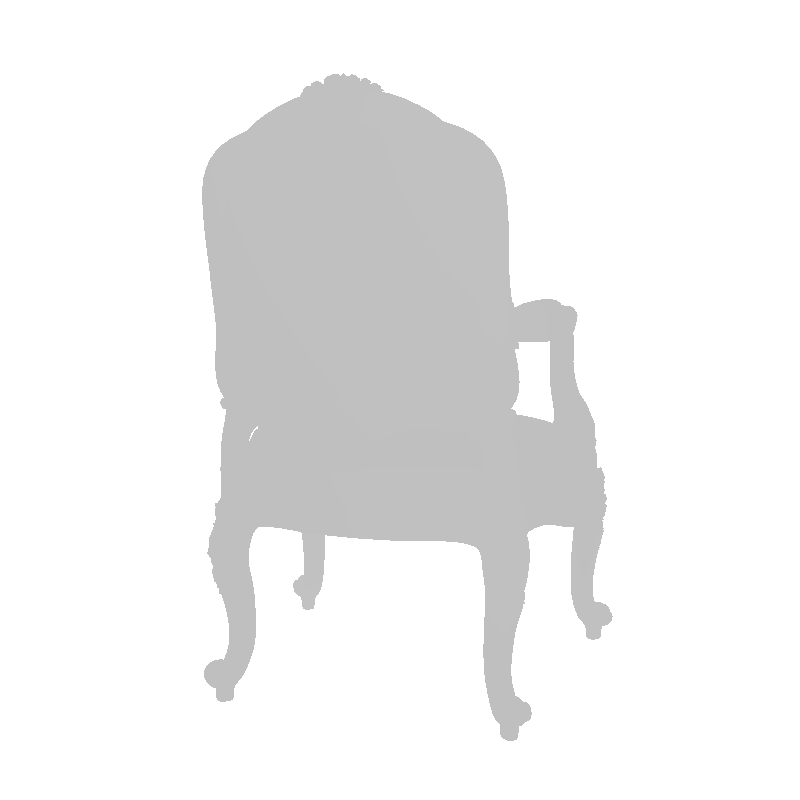
#> input picture chair/test/r_105_depth_0000.png, 800 x 800 px, given in place of r_0_depth_0000.png, which was not available
$ python depth_to_heatmap.py
#> lines starting #> are read from the running program, lines starting #| are printed output that depends on the picture; after the words box and inside, x2 and y2 are one past the last pixel; in counts of white or black regions, pixels touching at a corner belong together; pictures that were not available may be replaced by others from this repository, and a replacement may not be noted
"""
Visualize NeRF-synthetic depth maps as heatmaps and dump per-pixel depth.

For each selected test image r_N:
  - reads test/r_N_depth_0000.png  (8-bit grayscale packed in RGBA; R=G=B,
    alpha = object mask; background = 0)
  - writes a heatmap PNG: object colored by depth (turbo colormap:
    blue->green->yellow->red), background white
  - writes a .txt with one line per pixel:  u  v  depth
        u = column (0..W-1), v = row (0..H-1), depth = raw 8-bit value
        (0 = background/no object; larger = brighter in the source map)

NOTE: these raw values are the depth encoded by Blender at 8-bit precision,
NOT metric distance. Recovering metric scale is a separate calibration step.

Outputs go to:  depth/output/
"""

import os
import numpy as np
from PIL import Image
import matplotlib.cm as cm

HERE = os.path.dirname(os.path.abspath(__file__))
TEST_DIR = os.path.join(HERE, "test")
OUT_DIR = os.path.join(HERE, "depth", "output")

IMAGES = ["r_0", "r_1"]          # which test images to process
COLORMAP = "turbo"               # blue -> green -> yellow -> red


def load_depth(stem):
    """Return HxW uint16-safe array of raw depth values (R channel)."""
#> called with stem = 'r_0'
    path = os.path.join(TEST_DIR, f"{stem}_depth_0000.png")
    arr = np.array(Image.open(path))     # (H, W, 4) RGBA
#> arr is the input picture: shape (800, 800, 4); mean R, G, B, A 34.9, 34.9, 34.9, 34.9
    return arr[:, :, 0].astype(np.float64)   # R channel = depth (R=G=B)
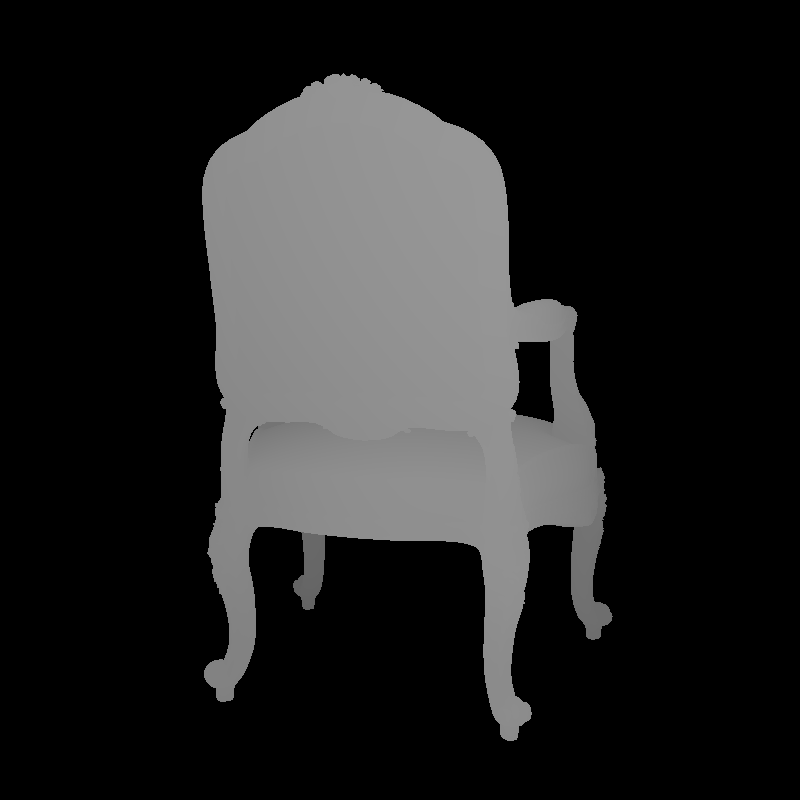
#> returned value: shape (800, 800) float64; min 0, max 151, mean 34.9


def make_heatmap(depth, stem):
    """Color object pixels by depth with `turbo`; background -> white."""
#> called with stem = 'r_0'
    mask = depth > 0
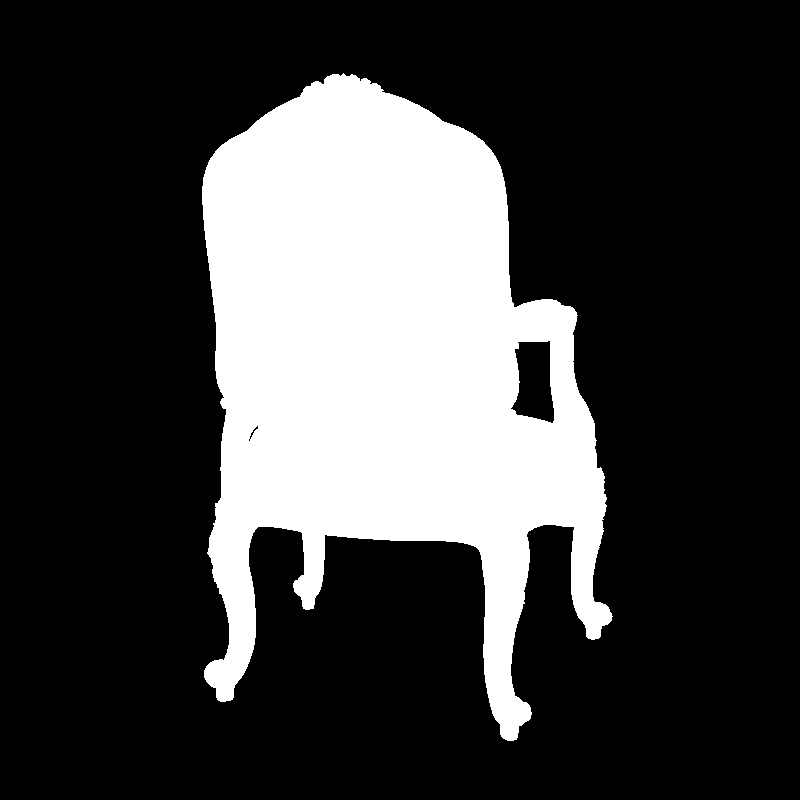
#> mask: shape (800, 800) bool; 24.7% white; 1 white region, box (x1, y1, x2, y2) and area: (202, 73, 613, 741) 158191
    rgb = np.ones((*depth.shape, 3), dtype=np.float64)  # start all-white
    if mask.any():
        vals = depth[mask]
        lo, hi = vals.min(), vals.max()
#> lo = 98; hi = 151
        norm = (depth - lo) / (hi - lo + 1e-9)          # object -> [0,1]
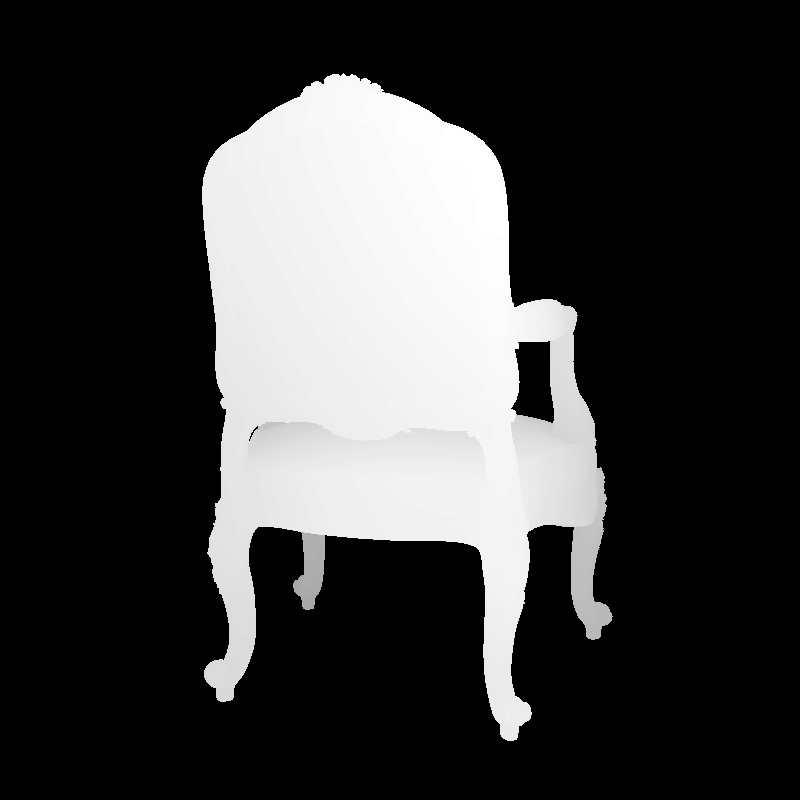
#> norm: shape (800, 800) float64; min -1.85, max 1, mean -1.19; drawn with min black and max white
        colored = cm.get_cmap(COLORMAP)(norm)[..., :3]  # drop alpha
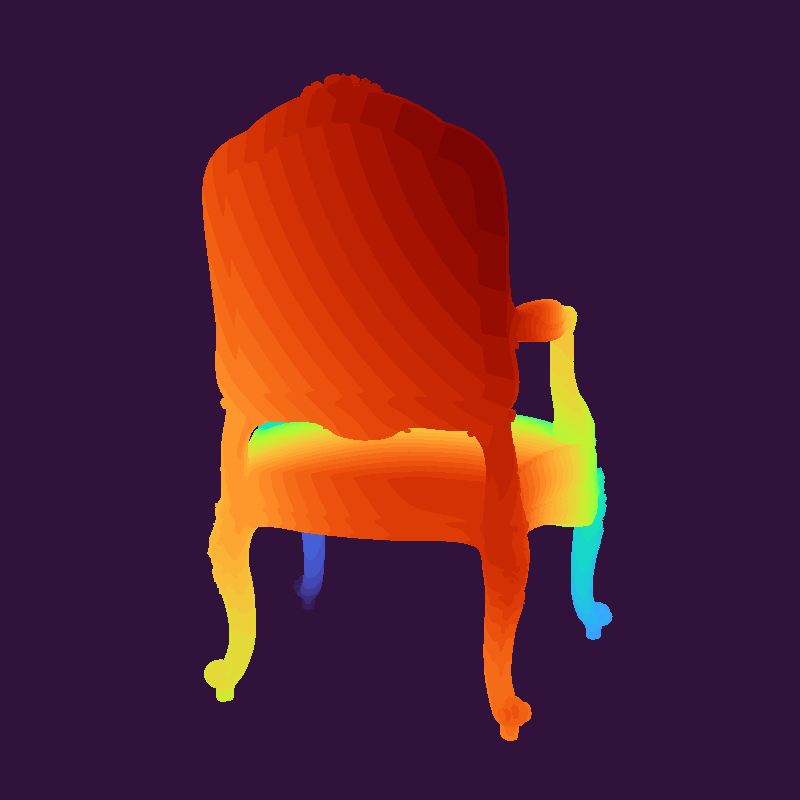
#> colored: shape (800, 800, 3) float64; mean of channels 0, 1, 2 0.34, 0.131, 0.196; drawn as R, G, B
        rgb[mask] = colored[mask]                        # keep bg white
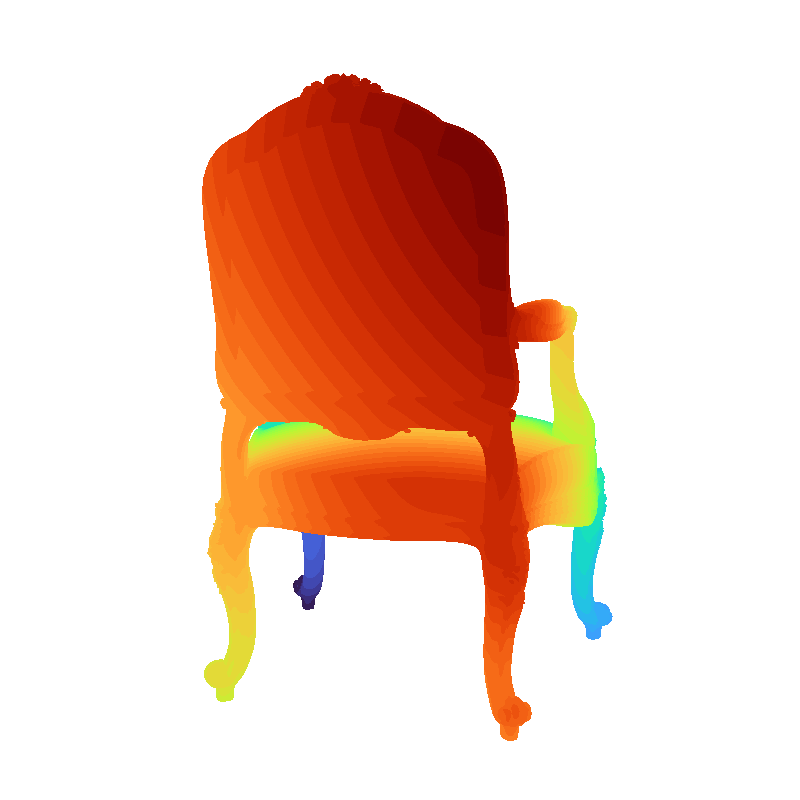
#> rgb: shape (800, 800, 3) float64; mean of channels 0, 1, 2 0.949, 0.829, 0.774; drawn as R, G, B
    out = Image.fromarray((rgb * 255).astype(np.uint8), mode="RGB")
    out_path = os.path.join(OUT_DIR, f"{stem}_heatmap.png")
    out.save(out_path)
    return out_path


def dump_txt(depth, stem):
    """Write 'u v depth' for every pixel (row-major)."""
#> called with stem = 'r_0'
    H, W = depth.shape
#> H = 800; W = 800
    vs, us = np.mgrid[0:H, 0:W]
    table = np.column_stack([
        us.ravel().astype(int),
        vs.ravel().astype(int),
        depth.ravel().astype(int),
    ])
    out_path = os.path.join(OUT_DIR, f"{stem}_depth.txt")
    header = f"# {stem}_depth_0000.png  size={W}x{H}  columns: u v depth(raw 8-bit, 0=background)"
    np.savetxt(out_path, table, fmt="%d", header=header, comments="")
    return out_path


def main():
    os.makedirs(OUT_DIR, exist_ok=True)
    for stem in IMAGES:
        depth = load_depth(stem)
        obj = depth[depth > 0]
        hp = make_heatmap(depth, stem)
        tp = dump_txt(depth, stem)
        print(f"{stem}: object pixels={obj.size}  raw depth range=[{int(obj.min())},{int(obj.max())}]")
#| r_0: object pixels=158191  raw depth range=[98,151]
        print(f"   heatmap -> {hp}")
#|    heatmap -> chair/depth/output/r_0_heatmap.png
        print(f"   txt     -> {tp}")
#|    txt     -> chair/depth/output/r_0_depth.txt
#> pass 2 of the loop in main, `for stem in IMAGES:`:
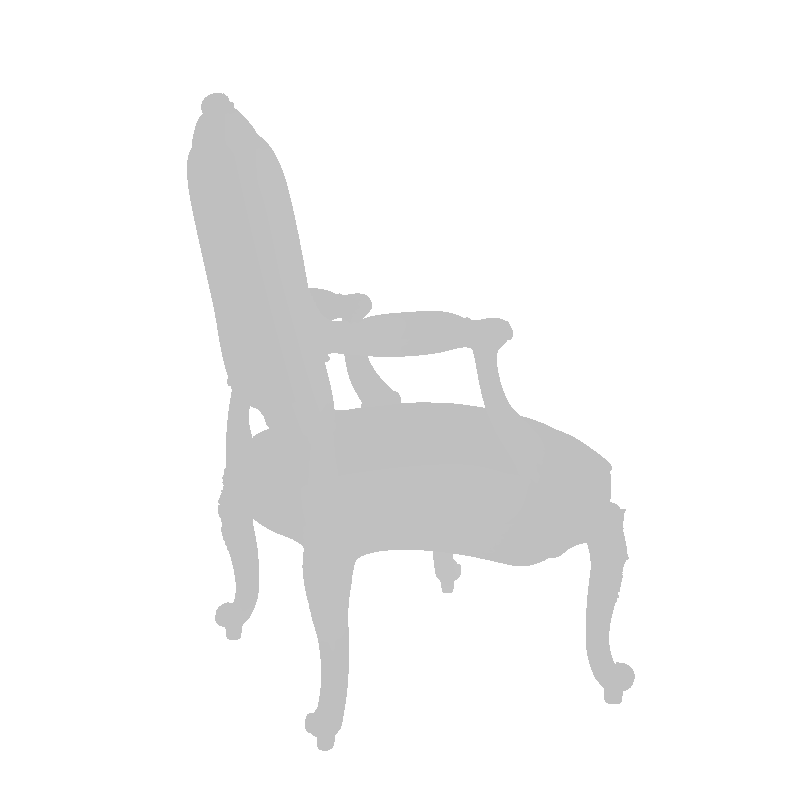
#> input picture chair/test/r_118_depth_0000.png, 800 x 800 px, given in place of r_1_depth_0000.png, which was not available
#> in load_depth, arr is the input picture: shape (800, 800, 4); mean R, G, B, A 23.2, 23.2, 23.2, 23.2
#> in make_heatmap (call 2), `mask = depth > 0`:
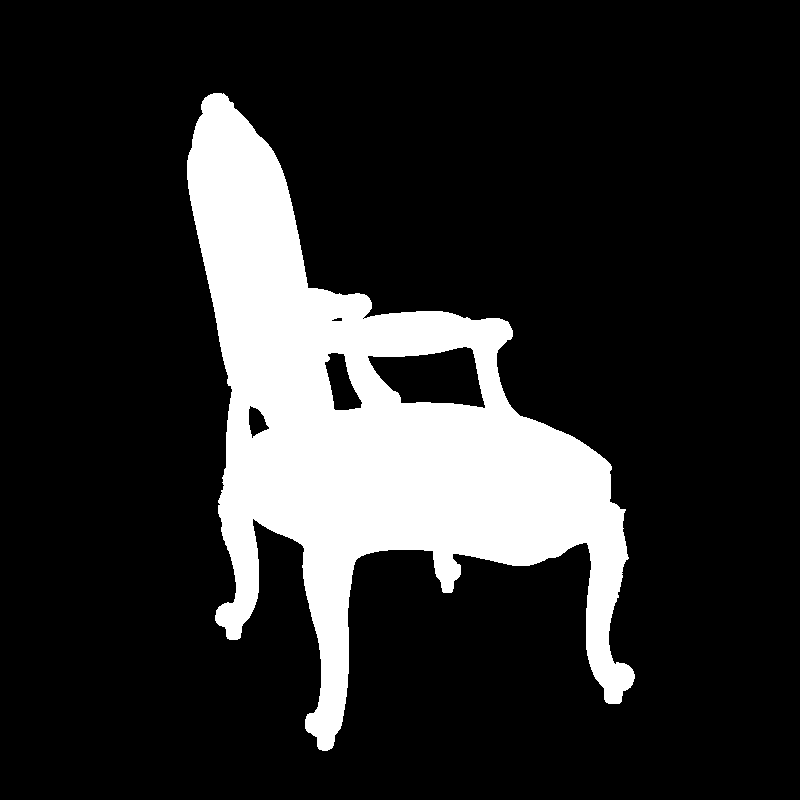
#> mask: shape (800, 800) bool; 16.9% white; 1 white region, box (x1, y1, x2, y2) and area: (187, 93, 635, 751) 108298
#> lo = 95
#> in make_heatmap (call 2), `rgb[mask] = colored[mask]`:
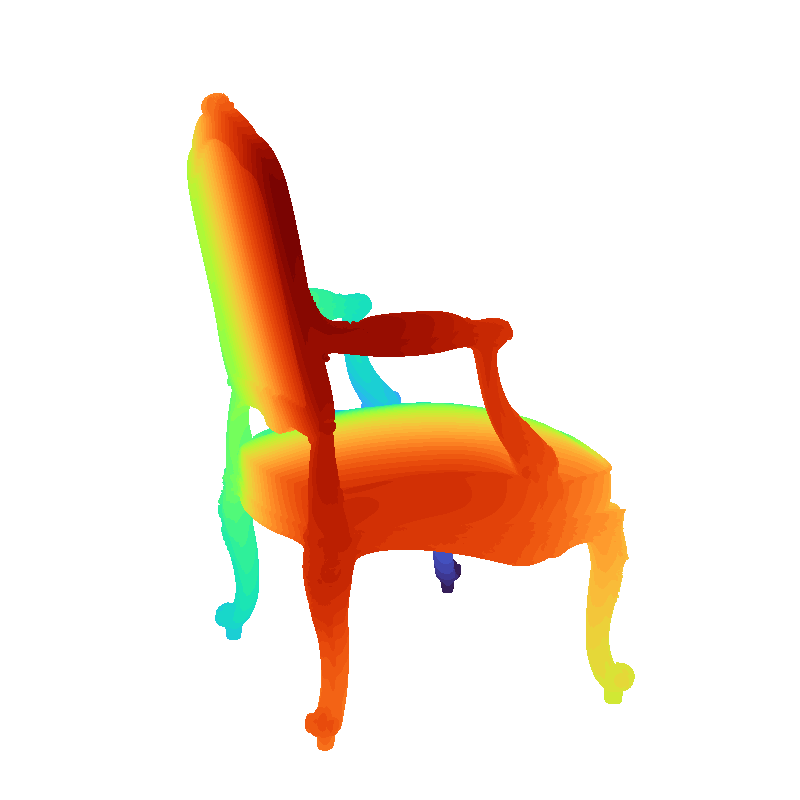
#> rgb: shape (800, 800, 3) float64; mean of channels 0, 1, 2 0.963, 0.905, 0.854; drawn as R, G, B
#| r_1: object pixels=108298  raw depth range=[95,151]
#|    heatmap -> chair/depth/output/r_1_heatmap.png
#|    txt     -> chair/depth/output/r_1_depth.txt


if __name__ == "__main__":
    main()
